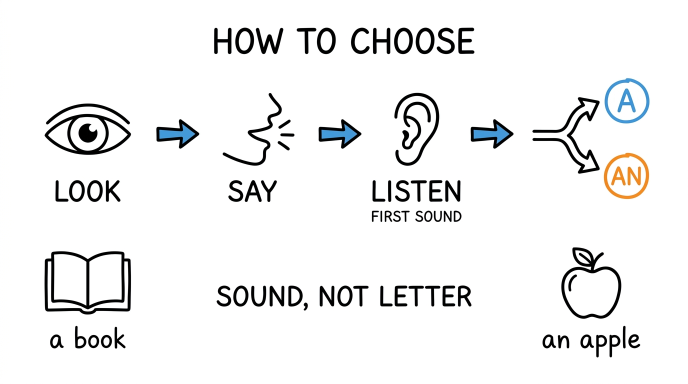
#> input picture assets/whiteboard/test_cases/test_case_10_articles/images/Create_educational_whiteboard_fl…_20261023171524.jpg, 1376 x 768 px, given in place of scene_01.png, which was not available (shown at 1/2 size)
$ python micro_semantic_segmenter.py
#> lines starting #> are read from the running program, lines starting #| are printed output that depends on the picture; after the words box and inside, x2 and y2 are one past the last pixel; in counts of white or black regions, pixels touching at a corner belong together
#!/usr/bin/env python3
"""
micro_semantic_segmenter.py — Thuật toán phân vùng vi mô (Micro-Semantic Segmentation Engine)
Phân rã triệt để canvas thành từng đối tượng độc lập:
1. Container / Outer Frame: Khung viền hộp thẻ, bảng, đường bo
2. Visual Artwork / Illustration: Hình vẽ nhân vật, đồ vật, icon minh họa
3. Text Sentence / Line: Từng dòng chữ, từng câu văn hoàn chỉnh
4. Keywords / Badges / Formulas: Công thức ngữ pháp, từ khóa nổi bật
5. Gestures / Accents: Dấu tích xanh ✔, gạch chéo đỏ ❌, nét gạch chân, mũi tên

Giải quyết triệt để lỗi nét nhảy (pen jump) giữa hình vẽ và câu chữ,
đảm bảo:
- 100.0% độ phủ mực (Zero ink left behind).
- Vẽ hoàn thiện 100% từng hình minh họa trước khi chuyển sang viết dòng chữ.
- Viết tuần tự từng câu văn từ trái sang phải.
"""

import json
from pathlib import Path
from typing import Dict, List, Tuple
import cv2
import numpy as np

PALETTE = [
    (240, 50, 50),    # 1: Red
    (40, 160, 240),   # 2: Sky Blue
    (40, 200, 80),    # 3: Green
    (220, 50, 180),   # 4: Magenta
    (240, 150, 20),   # 5: Orange
    (140, 40, 230),   # 6: Purple
    (20, 200, 220),   # 7: Cyan
    (220, 180, 20),   # 8: Yellow-gold
    (50, 110, 240),   # 9: Royal Blue
    (180, 40, 60),    # 10: Crimson
    (40, 180, 140),   # 11: Teal
    (250, 100, 160),  # 12: Pink
    (100, 100, 255),  # 13: Lavender
    (120, 200, 40),   # 14: Lime
    (200, 100, 40),   # 15: Rust
    (160, 40, 200),   # 16: Violet
    (50, 180, 240),   # 17: Light Blue
    (240, 120, 80),   # 18: Coral
]


def extract_ink_and_components(img_bgr: np.ndarray):
    """Trích xuất toàn bộ pixel mực và phân tích Connected Components."""
    gray = cv2.cvtColor(img_bgr, cv2.COLOR_BGR2GRAY)
    diff = 255 - gray
    hsv = cv2.cvtColor(img_bgr, cv2.COLOR_BGR2HSV)
    sat = hsv[:, :, 1]
    ink_mask = (diff > 18) | (sat > 40)

    num_labels, labels, stats, centroids = cv2.connectedComponentsWithStats(ink_mask.astype(np.uint8))
    components = []
    for i in range(1, num_labels):
        area = int(stats[i, cv2.CC_STAT_AREA])
        if area < 2:
            continue
        x = int(stats[i, cv2.CC_STAT_LEFT])
        y = int(stats[i, cv2.CC_STAT_TOP])
        w = int(stats[i, cv2.CC_STAT_WIDTH])
        h = int(stats[i, cv2.CC_STAT_HEIGHT])
        cx, cy = centroids[i]
        components.append({
            "id": i, "x": x, "y": y, "w": w, "h": h,
            "cx": float(cx), "cy": float(cy), "area": area,
            "mask": (labels == i)
        })
    return ink_mask, components


def compute_tight_bbox(comp_list: List[dict], canvas_w: int, canvas_h: int, pad_x: int = 8, pad_y: int = 6):
    """Tính bounding box ôm khít danh sách CC kèm padding bảo đảm an toàn mép."""
    if not comp_list:
        return 0, 0, 0, 0
    min_x = min(c["x"] for c in comp_list)
    min_y = min(c["y"] for c in comp_list)
    max_x = max(c["x"] + c["w"] for c in comp_list)
    max_y = max(c["y"] + c["h"] for c in comp_list)

    rx = max(0, min_x - pad_x)
    ry = max(0, min_y - pad_y)
    rw = min(canvas_w - rx, (max_x - min_x) + pad_x * 2)
    rh = min(canvas_h - ry, (max_y - min_y) + pad_y * 2)
    return rx, ry, rw, rh


# ==============================================================================
# Phân rã cấu trúc vi mô cho Scene 03 (Nouns: Teacher, Doctor, Students)
# ==============================================================================
def decompose_scene_03(components: List[dict]) -> Dict[str, List[dict]]:
    """
    Phân rã Scene 03 thành 12 phần tử vi mô:
    - el-01-title: Tiêu đề REGION 1: WHO OR WHAT? (NOUNS)
    - Card 1:
      - el-02-card1-box: Khung hộp hình vuông của Card 1
      - el-03-card1-illus-teacher: Hình vẽ cô giáo cầm sách
      - el-04-card1-sentence: Câu văn "I am a teacher."
    - Card 2:
      - el-05-card2-box: Khung hộp hình vuông của Card 2
      - el-06-card2-illus-doctor: Hình vẽ bác sĩ
      - el-07-card2-sentence: Câu văn "He is a doctor."
    - Card 3:
      - el-08-card3-box: Khung hộp hình vuông của Card 3
      - el-09-card3-illus-students: Hình vẽ 2 học sinh
      - el-10-card3-sentence: Câu văn "They are students."
    - Bottom Takeaway:
      - el-11-bottom-text: Câu kết luận "USE A NOUN TO NAME A PERSON, JOB, OR THING."
      - el-12-bottom-underline: Nét gạch chân highlight "PERSON, JOB, OR THING."
    """
    groups = {
        "el-01-title": [],
        "el-02-card1-box": [],
        "el-03-card1-illus-teacher": [],
        "el-04-card1-sentence": [],
        "el-05-card2-box": [],
        "el-06-card2-illus-doctor": [],
        "el-07-card2-sentence": [],
        "el-08-card3-box": [],
        "el-09-card3-illus-students": [],
        "el-10-card3-sentence": [],
        "el-11-bottom-text": [],
        "el-12-bottom-underline": [],
    }

    for c in components:
        cx, cy = c["cx"], c["cy"]
        w, h = c["w"], c["h"]

        # 1. Title trên đỉnh
        if cy < 220:
            groups["el-01-title"].append(c)

        # 2. Bottom Takeaway dưới đáy
        elif cy > 840:
            if c["area"] > 4000 and w > 400 and h < 35:  # Nét gạch chân highlight
                groups["el-12-bottom-underline"].append(c)
            else:
                groups["el-11-bottom-text"].append(c)

        # 3. Card 1 (x < 660)
        elif cx < 660:
            if w > 450 and h > 450:  # Khung hộp Card 1
                groups["el-02-card1-box"].append(c)
            elif cy >= 670:  # Chữ "I am a teacher."
                groups["el-04-card1-sentence"].append(c)
            else:  # Hình cô giáo
                groups["el-03-card1-illus-teacher"].append(c)

        # 4. Card 2 (660 <= cx < 1260)
        elif cx < 1260:
            if w > 450 and h > 450:  # Khung hộp Card 2
                groups["el-05-card2-box"].append(c)
            elif cy >= 670:  # Chữ "He is a doctor."
                groups["el-07-card2-sentence"].append(c)
            else:  # Hình bác sĩ
                groups["el-06-card2-illus-doctor"].append(c)

        # 5. Card 3 (cx >= 1260)
        else:
            if w > 450 and h > 450:  # Khung hộp Card 3
                groups["el-08-card3-box"].append(c)
            elif cy >= 670:  # Chữ "They are students."
                groups["el-10-card3-sentence"].append(c)
            else:  # Hình 2 học sinh
                groups["el-09-card3-illus-students"].append(c)

    return groups


# Metadata & SRT Master Clock timing cho Scene 03
SCENE_03_CONFIG = {
    "sceneDurationMs": 41980,
    "globalStartMs": 73360,
    "globalEndMs": 115340,
    "srtStartCue": 15,
    "srtEndCue": 20,
    "fps": 60,
    "elements_meta": [
        # Cue 15: Bây giờ, hãy đến với vùng kết nối đầu tiên: Danh từ...
        ("el-01-title", "REGION 1: WHO OR WHAT? (NOUNS)", "text", "none", 400, 5500),

        # Cue 16: Khi giới thiệu bản thân: Tôi là một giáo viên, ta nói: I am a teacher.
        # Phân rã 3 tầng: Khung thẻ -> Hình cô giáo -> Câu chữ tiếng Anh
        ("el-02-card1-box", "Card 1: Box Frame", "box", "none", 6800, 1300),
        ("el-03-card1-illus-teacher", "Card 1: Teacher Illustration", "icon", "auto", 8300, 2800),
        ("el-04-card1-sentence", "Card 1: I am a teacher.", "text", "none", 11300, 1800),

        # Cue 17: Khi nói về anh ấy: Anh ấy là một bác sĩ: He is a doctor.
        ("el-05-card2-box", "Card 2: Box Frame", "box", "none", 13700, 1200),
        ("el-06-card2-illus-doctor", "Card 2: Doctor Illustration", "icon", "auto", 15100, 2700),
        ("el-07-card2-sentence", "Card 2: He is a doctor.", "text", "none", 18000, 1700),

        # Cue 18: Và khi nói về một nhóm người: Họ là những học sinh: They are students.
        ("el-08-card3-box", "Card 3: Box Frame", "box", "none", 20200, 1200),
        ("el-09-card3-illus-students", "Card 3: Students Illustration", "icon", "auto", 21600, 2800),
        ("el-10-card3-sentence", "Card 3: They are students.", "text", "none", 24600, 1800),

        # Cue 19 & 20: Bạn hãy chú ý nhé... Chỉ cần có TO BE làm cầu nối...
        ("el-11-bottom-text", "USE A NOUN TO NAME A PERSON, JOB, OR THING.", "text", "none", 35000, 4200),
        ("el-12-bottom-underline", "Highlight Underline", "underline", "auto", 39400, 1800),
    ]
}


# ==============================================================================
# Phân rã cấu trúc vi mô cho Scene 01 (How do you say this? Contrast)
# ==============================================================================
def decompose_scene_01(components: List[dict]) -> Dict[str, List[dict]]:
    """
    Phân rã Scene 01 thành 13 phần tử vi mô:
    - Tiêu đề & Quote tiếng Việt
    - Card sai: Khung viền -> Câu chữ "I very happy" -> Dấu chéo đỏ ❌ -> Nhãn "MISSING VERB"
    - Hub "WHY?"
    - Card đúng: Khung viền -> Câu chữ "I AM very happy" -> Gạch chân chữ AM -> Dấu tích xanh ✔ -> Nhãn kết nối
    - Bottom takeaway: "EVERY ENGLISH SENTENCE NEEDS A VERB!"
    """
    groups = {
        "el-01-header": [],
        "el-02-vietnamese-quote": [],
        "el-03-incorrect-box": [],
        "el-04-incorrect-text": [],
        "el-05-incorrect-cross": [],
        "el-06-missing-verb-label": [],
        "el-07-why-question": [],
        "el-08-correct-box": [],
        "el-09-correct-text": [],
        "el-10-correct-underline": [],
        "el-11-correct-check": [],
        "el-12-connects-label": [],
        "el-13-bottom-takeaway": [],
    }

    for c in components:
        cx, cy = c["cx"], c["cy"]
        w, h = c["w"], c["h"]

        # 1. Header trên cùng
        if cy < 170:
            groups["el-01-header"].append(c)

        # 2. Vietnamese quote
        elif cy < 380 and 600 <= cx <= 1350:
            groups["el-02-vietnamese-quote"].append(c)

        # 3. Bottom takeaway
        elif cy >= 820:
            groups["el-13-bottom-takeaway"].append(c)

        # 4. Center WHY?
        elif 800 <= cx <= 1120 and 420 <= cy <= 650:
            groups["el-07-why-question"].append(c)

        # 5. Cột trái: Card sai (cx < 800)
        elif cx < 800:
            if cy >= 700:
                groups["el-06-missing-verb-label"].append(c)
            elif w > 500 and h > 250:
                groups["el-03-incorrect-box"].append(c)
            elif 630 <= cx <= 770 and 420 <= cy <= 520:
                groups["el-05-incorrect-cross"].append(c)
            else:
                groups["el-04-incorrect-text"].append(c)

        # 6. Cột phải: Card đúng (cx >= 1120)
        else:
            if cy >= 700:
                groups["el-12-connects-label"].append(c)
            elif w > 500 and h > 250:
                groups["el-08-correct-box"].append(c)
            elif 1660 <= cx <= 1820 and 410 <= cy <= 520:
                groups["el-11-correct-check"].append(c)
            elif c["area"] > 1000 and w > 100 and h < 30:  # Nét gạch chân chữ AM
                groups["el-10-correct-underline"].append(c)
            else:
                groups["el-09-correct-text"].append(c)

    return groups


SCENE_01_CONFIG = {
    "sceneDurationMs": 37880,
    "globalStartMs": 0,
    "globalEndMs": 37880,
    "srtStartCue": 1,
    "srtEndCue": 6,
    "fps": 60,
    "elements_meta": [
        ("el-01-header", "HOW DO YOU SAY THIS?", "text", "none", 400, 2000),
        ("el-02-vietnamese-quote", "Tôi rất vui ☺", "card", "auto", 2400, 2400),
        ("el-03-incorrect-box", "Incorrect Card: Box", "box", "none", 5000, 1400),
        ("el-04-incorrect-text", "I very happy", "text", "none", 6500, 3200),
        ("el-05-incorrect-cross", "Cross ❌", "icon", "auto", 9900, 2000),
        ("el-06-missing-verb-label", "MISSING VERB", "card", "auto", 12500, 2500),
        ("el-07-why-question", "WHY?", "card", "auto", 15800, 2800),
        ("el-08-correct-box", "Correct Card: Box", "box", "none", 19200, 1400),
        ("el-09-correct-text", "I AM very happy", "text", "none", 20800, 3200),
        ("el-10-correct-underline", "Underline 'AM'", "underline", "auto", 24200, 1400),
        ("el-11-correct-check", "Check ✔", "icon", "auto", 25800, 1800),
        ("el-12-connects-label", "TO BE CONNECTS THE SENTENCE", "card", "auto", 28000, 3200),
        ("el-13-bottom-takeaway", "EVERY ENGLISH SENTENCE NEEDS A VERB!", "card", "auto", 31800, 5500),
    ]
}


# ==============================================================================
# Phân rã cấu trúc vi mô cho Scene 02 (Hub & 3 Branches)
# ==============================================================================
def decompose_scene_02(components: List[dict]) -> Dict[str, List[dict]]:
    """
    Phân rã Scene 02 thành 13 phần tử vi mô:
    - Tiêu đề "WHAT IS THE VERB TO BE?"
    - Hub "SUBJECT"
    - Hub "= [TO BE]"
    - Branch 1: Khung thẻ -> Dòng chữ "1. WHO / WHAT?" -> Icon Person
    - Branch 2: Khung thẻ -> Dòng chữ "2. HOW?" -> Icon Face
    - Branch 3: Khung thẻ -> Dòng chữ "3. WHERE?" -> Icon Location
    - Bottom rule: "IT DOES NOT SHOW ACTION. IT CONNECTS!"
    """
    groups = {
        "el-01-title": [],
        "el-02-hub-subject": [],
        "el-03-hub-tobe": [],
        "el-04-branch1-box": [],
        "el-05-branch1-text": [],
        "el-06-branch1-icon": [],
        "el-07-branch2-box": [],
        "el-08-branch2-text": [],
        "el-09-branch2-icon": [],
        "el-10-branch3-box": [],
        "el-11-branch3-text": [],
        "el-12-branch3-icon": [],
        "el-13-bottom-rule": [],
    }

    for c in components:
        cx, cy = c["cx"], c["cy"]
        w, h = c["w"], c["h"]

        # 1. Title
        if cy < 200:
            groups["el-01-title"].append(c)

        # 2. Bottom rule
        elif cy >= 900:
            groups["el-13-bottom-rule"].append(c)

        # 3. Hub Subject (cx < 610)
        elif cx < 610:
            groups["el-02-hub-subject"].append(c)

        # 4. Hub To Be (610 <= cx < 1020)
        elif cx < 1020:
            groups["el-03-hub-tobe"].append(c)

        # 5. Branch 1 (cy < 430)
        elif cy < 430:
            if w > 500 and h > 180:
                groups["el-04-branch1-box"].append(c)
            elif cx >= 1620:
                groups["el-06-branch1-icon"].append(c)
            else:
                groups["el-05-branch1-text"].append(c)

        # 6. Branch 2 (430 <= cy < 610)
        elif cy < 610:
            if w > 500 and h > 160:
                groups["el-07-branch2-box"].append(c)
            elif cx >= 1620:
                groups["el-09-branch2-icon"].append(c)
            else:
                groups["el-08-branch2-text"].append(c)

        # 7. Branch 3 (cy >= 610)
        else:
            if w > 500 and h > 200:
                groups["el-10-branch3-box"].append(c)
            elif cx >= 1620:
                groups["el-12-branch3-icon"].append(c)
            else:
                groups["el-11-branch3-text"].append(c)

    return groups


SCENE_02_CONFIG = {
    "sceneDurationMs": 35480,
    "globalStartMs": 37880,
    "globalEndMs": 73360,
    "srtStartCue": 7,
    "srtEndCue": 14,
    "fps": 60,
    "elements_meta": [
        ("el-01-title", "WHAT IS THE VERB TO BE?", "text", "none", 400, 4200),
        ("el-02-hub-subject", "SUBJECT", "card", "auto", 5200, 4000),
        ("el-03-hub-tobe", "= [TO BE]", "card", "auto", 9800, 4600),
        ("el-04-branch1-box", "Branch 1: Box", "box", "none", 15000, 1200),
        ("el-05-branch1-text", "1. WHO / WHAT? (IDENTITY / NOUN)", "text", "none", 16400, 2600),
        ("el-06-branch1-icon", "Identity Icon", "icon", "auto", 19200, 2000),
        ("el-07-branch2-box", "Branch 2: Box", "box", "none", 21800, 1100),
        ("el-08-branch2-text", "2. HOW? (FEELING / ADJECTIVE)", "text", "none", 23100, 2400),
        ("el-09-branch2-icon", "Feeling Icon", "icon", "auto", 25700, 1600),
        ("el-10-branch3-box", "Branch 3: Box", "box", "none", 27600, 1100),
        ("el-11-branch3-text", "3. WHERE? (LOCATION / PLACE)", "text", "none", 28900, 2400),
        ("el-12-branch3-icon", "Location Icon", "icon", "auto", 31500, 1600),
        ("el-13-bottom-rule", "IT DOES NOT SHOW ACTION. IT CONNECTS!", "card", "auto", 33400, 4000),
    ]
}


# ==============================================================================
# Pipeline xử lý và kiểm định phân vùng
# ==============================================================================
REGISTRY = {
    1: (decompose_scene_01, SCENE_01_CONFIG),
    2: (decompose_scene_02, SCENE_02_CONFIG),
    3: (decompose_scene_03, SCENE_03_CONFIG),
}


def process_scene(scene_num: int, project_dir: Path):
    """Thực thi phân vùng vi mô, xuất file annotation và ảnh kiểm định."""
    if scene_num not in REGISTRY:
        raise ValueError(f"Chưa cấu hình bộ phân rã cho Scene {scene_num}")

    decomposer_fn, config = REGISTRY[scene_num]
    img_path = project_dir / "images" / f"scene_{scene_num:02d}.png"
    annot_path = project_dir / "images" / f"scene_{scene_num:02d}.annotation.json"
    region_path = project_dir / "images" / f"scene_{scene_num:02d}_regions.png"

    img = cv2.imread(str(img_path))
    if img is None:
        raise FileNotFoundError(f"Không tìm thấy ảnh: {img_path}")
    h, w = img.shape[:2]

    ink_mask, components = extract_ink_and_components(img)
    total_ink = int(np.count_nonzero(ink_mask))
    total_ccs = len(components)

    groups = decomposer_fn(components)

    elements = []
    vis = img.copy()
    assigned_mask = np.zeros((h, w), dtype=bool)

    for seq, meta in enumerate(config["elements_meta"], start=1):
        eid, label, el_type, color_mode, start_ms, dur_ms = meta
        c_list = groups.get(eid, [])

        if not c_list:
            print(f"  ⚠️ [Scene {scene_num:02d}] Cảnh báo: '{eid}' không có Connected Component nào!")
            continue

        rx, ry, rw, rh = compute_tight_bbox(c_list, w, h, pad_x=8, pad_y=6)

        elem_dict = {
            "id": eid,
            "sequence": seq,
            "label": label,
            "type": el_type,
            "colorMode": color_mode,
            "region": {
                "x": int(rx),
                "y": int(ry),
                "width": int(rw),
                "height": int(rh)
            },
            "reveal": {
                "direction": "left_to_right",
                "startMs": start_ms,
                "durationMs": dur_ms
            }
        }
        elements.append(elem_dict)

        # Cập nhật mask kiểm định
        for c in c_list:
            assigned_mask |= c["mask"]

        # Vẽ bounding box trên ảnh visual audit
        color = PALETTE[(seq - 1) % len(PALETTE)]
        cv2.rectangle(vis, (rx, ry), (rx + rw, ry + rh), color, 2)

        # Vẽ thẻ tên
        badge_txt = f"[{seq}] {eid}"
        badge_w = len(badge_txt) * 9 + 12
        badge_y = ry - 6 if ry > 25 else ry + rh + 18
        cv2.rectangle(vis, (rx, badge_y - 18), (rx + badge_w, badge_y + 4), color, -1)
        cv2.putText(vis, badge_txt, (rx + 4, badge_y - 4), cv2.FONT_HERSHEY_SIMPLEX, 0.45, (255, 255, 255), 1, cv2.LINE_AA)

    # Xuất file annotation.json
    annotation = {
        "canvas": {"width": w, "height": h},
        "sceneDurationMs": config["sceneDurationMs"],
        "globalStartMs": config["globalStartMs"],
        "globalEndMs": config["globalEndMs"],
        "srtStartCue": config["srtStartCue"],
        "srtEndCue": config["srtEndCue"],
        "fps": config["fps"],
        "elements": elements
    }

    with open(annot_path, "w", encoding="utf-8") as f:
        json.dump(annotation, f, indent=2, ensure_ascii=False)

    cv2.imwrite(str(region_path), vis)

    # Kiểm định chất lượng
    covered_ink = int(np.count_nonzero(assigned_mask & ink_mask))
    unassigned_ink = total_ink - covered_ink
    pct = (covered_ink / total_ink * 100.0) if total_ink > 0 else 100.0

    print(f"✅ Scene {scene_num:02d}: {len(elements)} Micro-Elements | CCs: {total_ccs} | Ink: {pct:.2f}% ({covered_ink:,}/{total_ink:,}) | Unassigned: {unassigned_ink}px")
    return annotation


def main():
    project_dir = Path("projects/WB-ENG-A1-003")
    print("=" * 80)
    print(" THUẬT TOÁN PHÂN VÙNG VI MÔ ĐẾN TỪNG ĐỐI TƯỢNG (MICRO-SEMANTIC SEGMENTER)")
    print("=" * 80)
    for s in [1, 2, 3]:
        process_scene(s, project_dir)
#> in process_scene, img is the input picture: shape (768, 1376, 3); mean B, G, R 240.6, 240.6, 240.3
#> in extract_ink_and_components, `diff = 255 - gray`:
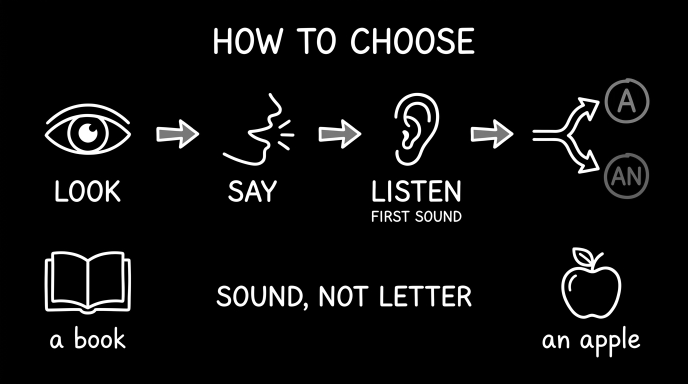
#> diff: shape (768, 1376) (shown at 1/2 size); min 0, max 255, mean 14.5
#> in extract_ink_and_components, `sat = hsv[:, :, 1]`:
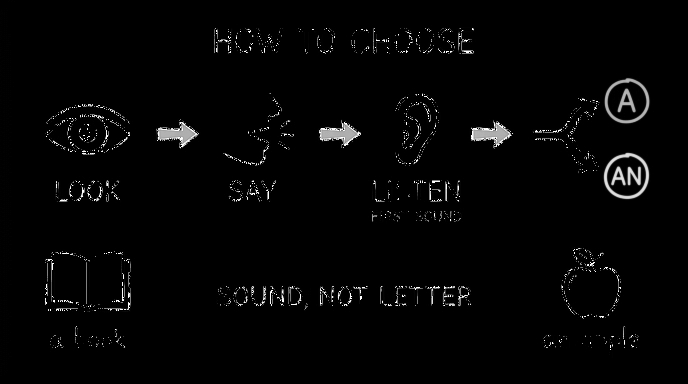
#> sat: shape (768, 1376) (shown at 1/2 size); min 0, max 255, mean 4.9
#> in extract_ink_and_components, `ink_mask = (diff > 18) | (sat > 40)`:
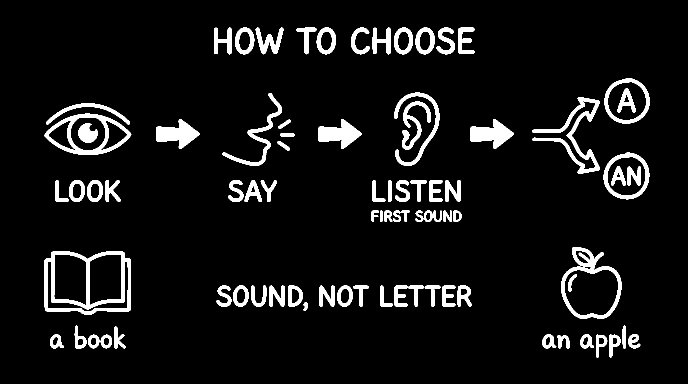
#> ink_mask: shape (768, 1376) bool (shown at 1/2 size); 7.1% white; 82 white regions, largest, box (x1, y1, x2, y2) and area: (89, 502, 262, 629) 6489, (1064, 194, 1200, 348) 3978, (89, 227, 263, 310) 3799
#> in extract_ink_and_components, `num_labels, labels, stats, centroids = cv2.connectedComponentsWithStat..`:
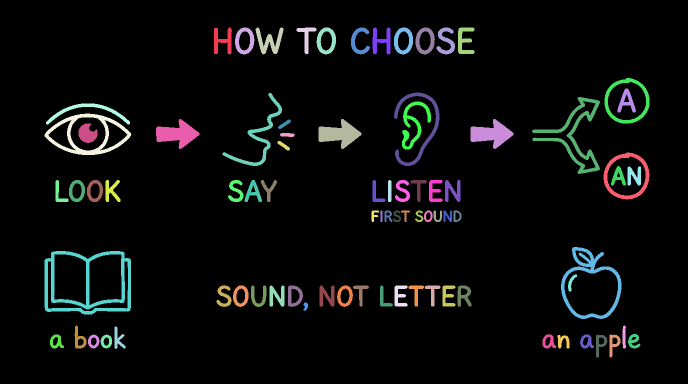
#> labels: shape (768, 1376) int32 (shown at 1/2 size); 83 distinct labels, from 0 to 82; one colour per label, 0 black
#> in extract_ink_and_components, `num_labels, labels, stats, centroids = cv2.connectedComponentsWithStat..`: num_labels = 83; stats = 83 rows, first 6: [0, 0, 1376, 768, 982115], [428, 55, 36, 54, 973], [470, 55, 39, 54, 983], [511, 55, 56, 54, 1300], [593, 55, 40, 54, 662], [633, 55, 39, 54, 980]; centroids = 83 pairs, first value 112.2 to 1268, second value 72.88 to 687.1
#> the loop in extract_ink_and_components, `for i in range(1, num_labels):` made 82 passes
#> (area, x, y, w, h, cx, cy) on passes 1 to 4: (973, 428, 55, 36, 54, 445.1, 81.35), (983, 470, 55, 39, 54, 488.8, 81.33), (1300, 511, 55, 56, 54, 538.5, 82.87), (662, 593, 55, 40, 54, 612.5, 72.88)
#> after the loop in extract_ink_and_components, `for i in range(1, num_labels):`: components = 82 items
#> in process_scene, `total_ink = int(np.count_nonzero(ink_mask))`: total_ink = 74653
#> in process_scene, `total_ccs = len(components)`: total_ccs = 82
#> the loop in decompose_scene_01, `for c in components:` made 82 passes
#> (cx, cy, w, h) on passes 1 to 4: (445.1, 81.35, 36, 54), (488.8, 81.33, 39, 54), (538.5, 82.87, 56, 54), (612.5, 72.88, 40, 54)
#> in process_scene, `groups = decomposer_fn(components)`: groups = 13 items
#> the loop in process_scene, `for seq, meta in enumerate(config["elements_meta"], start=1):` made 13 passes
#> (min_x in compute_tight_bbox, min_y in compute_tight_bbox, max_x in compute_tight_bbox, max_y in compute_tight_bbox, rx, ry, rw, rh) on passes 1 to 2: (428, 55, 949, 109, 420, 49, 537, 66), (637, 156, 1299, 404, 629, 150, 678, 260)
#> after the loop in process_scene, `for seq, meta in enumerate(config["elements_meta"], start=1):`:
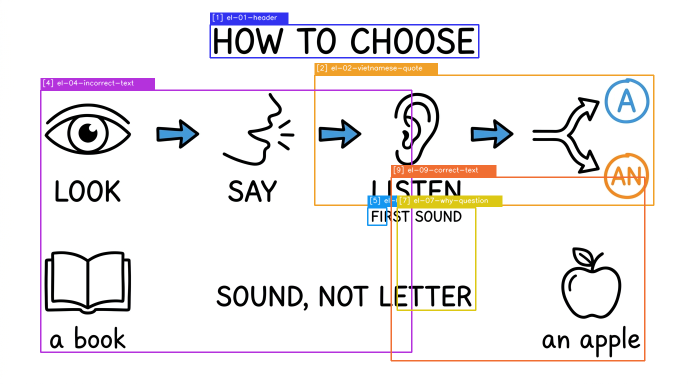
#> vis: shape (768, 1376, 3) (shown at 1/2 size); 4.66% of pixels changed, all inside (x1, y1, x2, y2) = (80, 25, 1309, 723)
#| ✅ Scene 01: 6 Micro-Elements | CCs: 82 | Ink: 100.00% (74,653/74,653) | Unassigned: 0px
    print("=" * 80)
    print("🎉 Hoàn tất phân rã 100% đối tượng độc lập cho Scene 01, 02, 03!")


if __name__ == "__main__":
    main()
